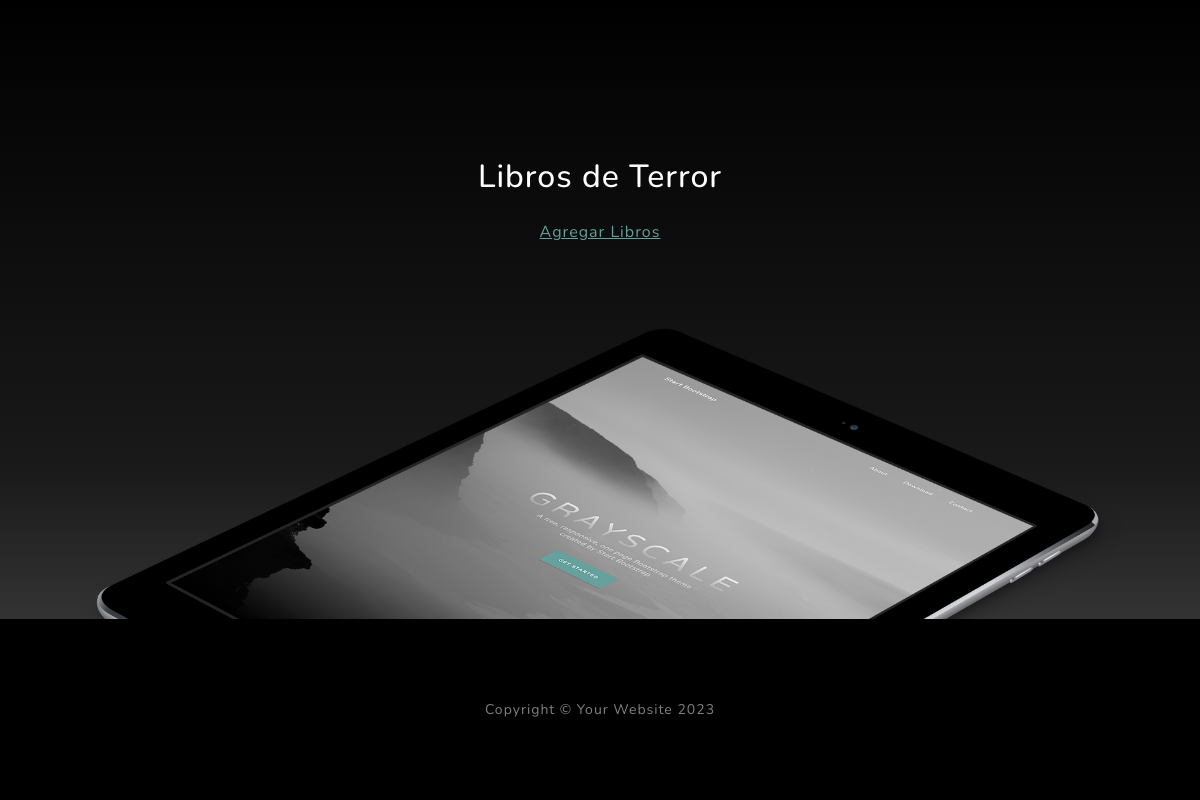
The app's page /AppCoder/terror/list/ (signed in, lower part), older data.
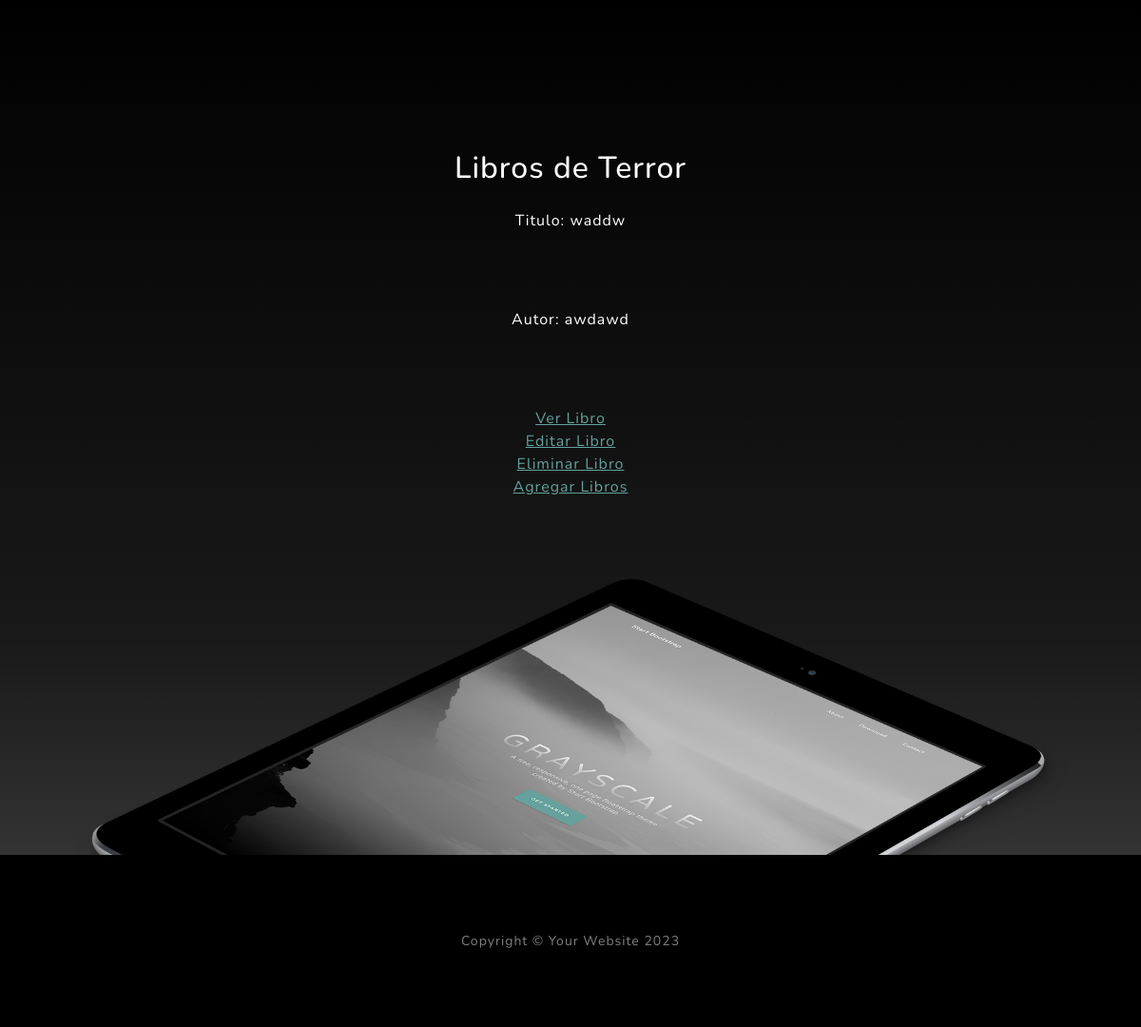
The same page, newer data.
### AppCoder/models.py (models this page shows, shortened)
class Terror(models.Model):
    libro = models.CharField(max_length=60)
    autor = models.CharField(max_length=60)
    year = models.IntegerField()

### AppCoder/views.py (the view)
# urls.py: path("terror/list/", ListaTerror.as_view(), name="TerrorLeer"),
class ListaTerror(LoginRequiredMixin, ListView):
    model = Terror

### AppCoder/templates/AppCoder/terror_list.html (shortened to what this page needs)
{% extends "AppCoder/padre.html" %}
{% load static %}
{% block descripcion %}
Libros de Terror
{% endblock %}
{% block form %}
{% for terror in object_list %}
<p>Titulo: {{terror.libro}}</p>
<p>Autor: {{terror.autor}}</p>
<a href="{% url 'TerrorDetalle' terror.id %}"> Ver Libro  </a>
<br>
<a href="{% url 'TerrorActualizar' terror.id %}"> Editar Libro  </a>
<br>
<a href="{% url 'TerrorBorrar' terror.id %}"> Eliminar Libro  </a>
<br>
{% endfor  %}
<a href="{% url 'TerrorCrear' %}"> Agregar Libros  </a>
{% endblock %}

Row changes from the older to the newer data that the page shows:
added Terror: libro "waddw", autor "awdawd"
